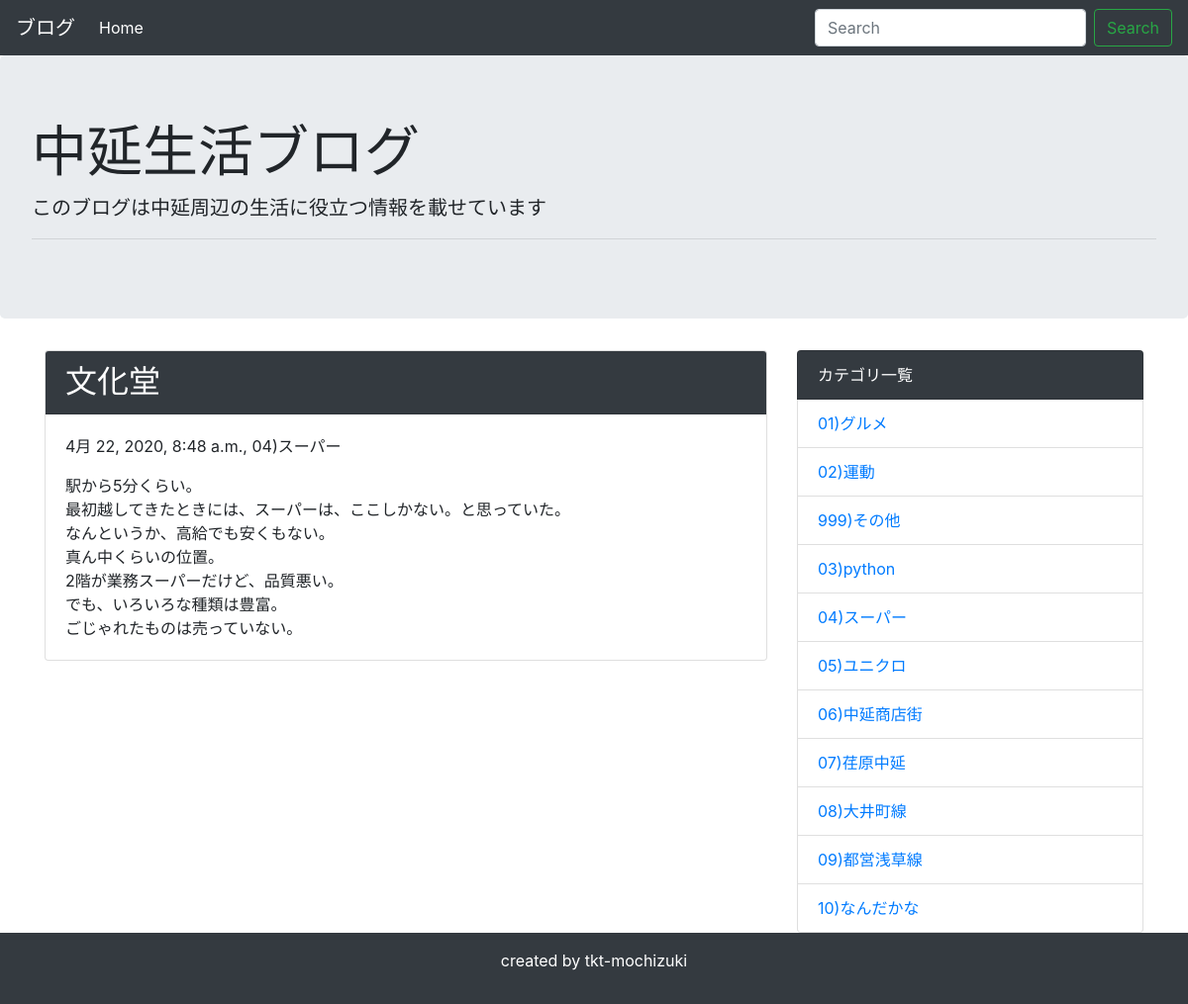
The page /detail/18/ on the database its author committed.
### blog/models.py (models this page shows, shortened)
class Post(models.Model):
    title = models.CharField('タイトル', max_length=100)
    text = models.TextField('本文')
    created_at = models.DateTimeField('作成日',default=timezone.now)
    category = models.ForeignKey(
        Category, verbose_name = 'カテゴリ', on_delete = models.PROTECT
    )

class Category(models.Model):
    name = models.CharField('カテゴリー名', max_length=200)
    created_at = models.DateTimeField('作成日',default=timezone.now)
    def __str__(self):
        return self.name

### blog/views.py (the view)
# urls.py: path('detail/<int:pk>/', views.DetailView.as_view(), name='detail'),
class DetailView(generic.DetailView):
    template_name = 'blog/post_detail.html'
    model = Post

### blog/context_processors.py (called while the page is built)
def common(request):
    context = {
        'category_list':Category.objects.all(),
    }
    return context

### blog/templates/blog/post_detail.html (shortened to what this page needs)
{% extends 'blog/base.html' %}
{% block content %}
<div class="card mb-3">
    <h2 class="card-header bg-dark text-white">{{ post.title }}</h2>
    <div class="card-body">
      <p>{{ post.created_at }}, {{ post.category }}</p>
      {{ post.text | linebreaksbr | urlize }}
    </div>
</div>
{% endblock %}

### blog/templates/blog/base.html (shortened to what this page needs)
<!doctype html>
<html lang="ja">
  <head>
    <link rel="stylesheet" href="https://stackpath.bootstrapcdn.com/bootstrap/4.4.1/css/bootstrap.min.css">
  </head>
  <body>
    <nav class="navbar navbar-expand-lg navbar-dark bg-dark">
      <a class="navbar-brand" href="#">ブログ</a>
      <div class="collapse navbar-collapse" id="navbarSupportedContent">
        <ul class="navbar-nav mr-auto">
          <li class="nav-item active">
            <a class="nav-link" href="{% url 'blog:index' %}">Home</a>
          </li>
        </ul>
        <form class="form-inline my-2 my-lg-0" method="GET" action="{% url 'blog:index' %}">
          <input class="form-control mr-sm-2" type="text" placeholder="Search" aria-label="Search" name="keyword">
          <button class="btn btn-outline-success my-2 my-sm-0" type="submit">Search</button>
        </form>
      </div>
    </nav>
    <div class="jumbotron">
      <h1 class="display-4">中延生活ブログ</h1>
      <p class="lead">このブログは中延周辺の生活に役立つ情報を載せています</p>
      <hr class="my-2">
    </div>
    <div class="container">
      <div class="row">
          <div class="col-md-8">
              {% block content %}
              {% endblock %}
          </div>
          <div class="col-md-4">
              <ul class="list-group">
                  <li class="list-group-item bg-dark text-white">カテゴリ一覧</li>
                  {% for category in category_list %}
                  <li class="list-group-item"><a href="{% url 'blog:category' category.pk %}">{{ category }}</a></li>
                  {% endfor %}
              </ul>
          </div>
      </div>
    </div>
    <footer class="bg-dark text-white text-center py-3">
        <p>created by tkt-mochizuki</p>
    </footer>
  </body>
</html>

### rows shown on the page
Post: title "文化堂", created_at "4月 22, 2020, 8:48 a.m.", category "04)スーパー", text "駅から5分くらい。 最初越してきたときには、スーパーは、ここしかない。と思っていた。 なんというか、高給でも安くもない。 真ん中くらいの位置。 2階が業務スーパーだけど、品質悪い。 でも、いろいろな種類は豊富。 ごじゃれたものは売っていない。"
Category: name "01)グルメ"
Category: name "02)運動"
Category: name "999)その他"
Category: name "03)python"
Category: name "04)スーパー"
Category: name "05)ユニクロ"
Category: name "06)中延商店街"
Category: name "07)荏原中延"
Category: name "08)大井町線"
Category: name "09)都営浅草線"
Category: name "10)なんだかな"
